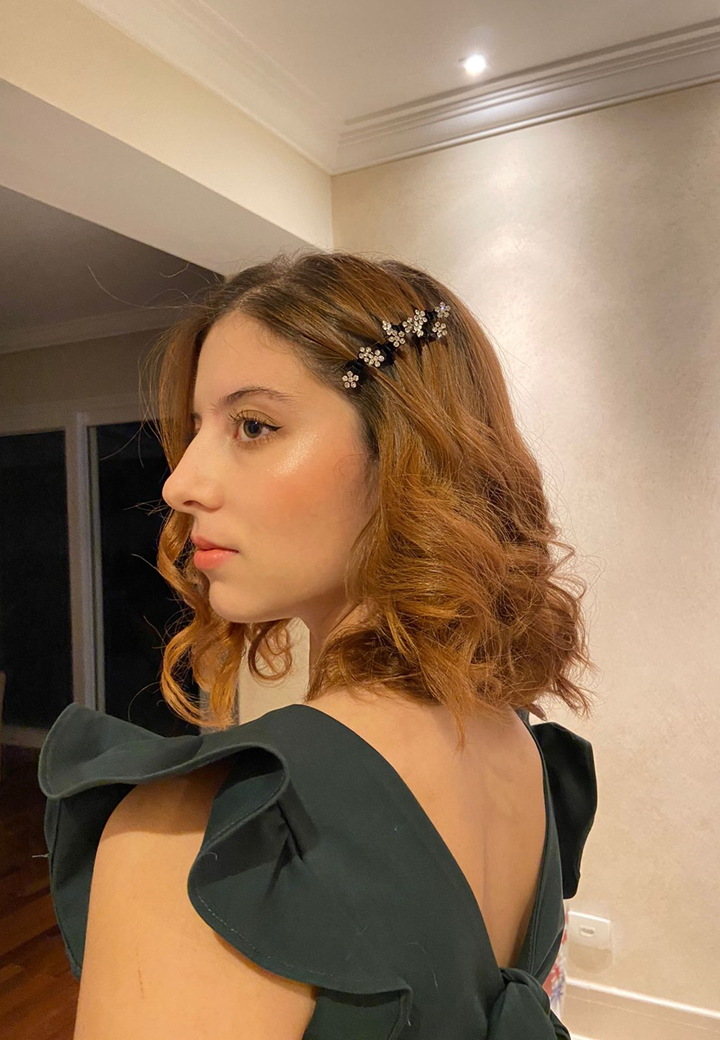
#> input picture Figuras/Do.png, 720 x 1040 px, found by its file name
$ python -i TesteContoursCP3.py   (imports and definitions only)
#> lines starting #> are read from the running program, lines starting #| are printed output that depends on the picture; after the words box and inside, x2 and y2 are one past the last pixel; in counts of white or black regions, pixels touching at a corner belong together
### Testes/MargemCP2.py
import cv2
import numpy as np
import matplotlib.pyplot as plt
import CalculaTamanhoImpressao as tam

def Bordas(arquivo, folha, orientacao, margem):
    # arquivo = "imagem.png"
#> called with arquivo = 'VanBot/Do.png', folha = 'A4', orientacao = 'Retrato', margem = 50
    print('Folha:',folha)
    print('Orientacao:',orientacao)
    print('')

    fig = cv2.imread(arquivo, cv2.IMREAD_COLOR)
#> fig is the input picture: shape (1040, 720, 3); mean B, G, R 93.6, 119.6, 147.4
    figRGB = cv2.cvtColor(fig, cv2.COLOR_BGR2RGB)
    sheet = tam.tamanhoImpressaoPX(folha, orientacao)

    Borda = cv2.copyMakeBorder(figRGB, margem, margem, margem, margem, cv2.BORDER_CONSTANT, None, value = (255,255,255))

    PropPapel = sheet[1]/sheet[0]
    PropFig = Borda.shape[1]/Borda.shape[0]

    if PropPapel <= PropFig:
        height = int((Borda.shape[0]/Borda.shape[1]) * sheet[1])
        width = int(sheet[1])
    else:
        height = int(sheet[0])
        width = int((Borda.shape[1]/Borda.shape[0]) * sheet[0])

    print('Dimensoes da imagem [px]')
    print('H:', height)
    print('W:', width)

    resized = cv2.resize(Borda, (width, height), interpolation= cv2.INTER_LINEAR)

    # cut = figure[y:y+h, x:x+h]
    # to fit the picture in the middle:
    mediaX = int(sheet[1]-resized.shape[1])/2
    mediaY = int(sheet[0]-resized.shape[0])/2

    if PropPapel <= PropFig:
        padding = cv2.copyMakeBorder(resized, int(mediaY), int(mediaY), 0, 0, cv2.BORDER_CONSTANT, None, value = (255,255,255))
    else:
        padding = cv2.copyMakeBorder(resized, 0, 0, int(mediaX), int(mediaX), cv2.BORDER_CONSTANT, None, value = (255,255,255))

    return resized

# [8 lines of commented-out code are left out]

### Old Files/TesteContoursCP3.py
import cv2
import matplotlib.pyplot as plt
import numpy as np
import MargemCP2 as mg

def MandaPontos(arquivo):
#> called with arquivo = '../Figuras/Do.png'
    font = cv2.FONT_HERSHEY_COMPLEX
    img0 = cv2.imread(arquivo, cv2.IMREAD_COLOR)
    img = cv2.cvtColor(img0,cv2.COLOR_BGR2GRAY)
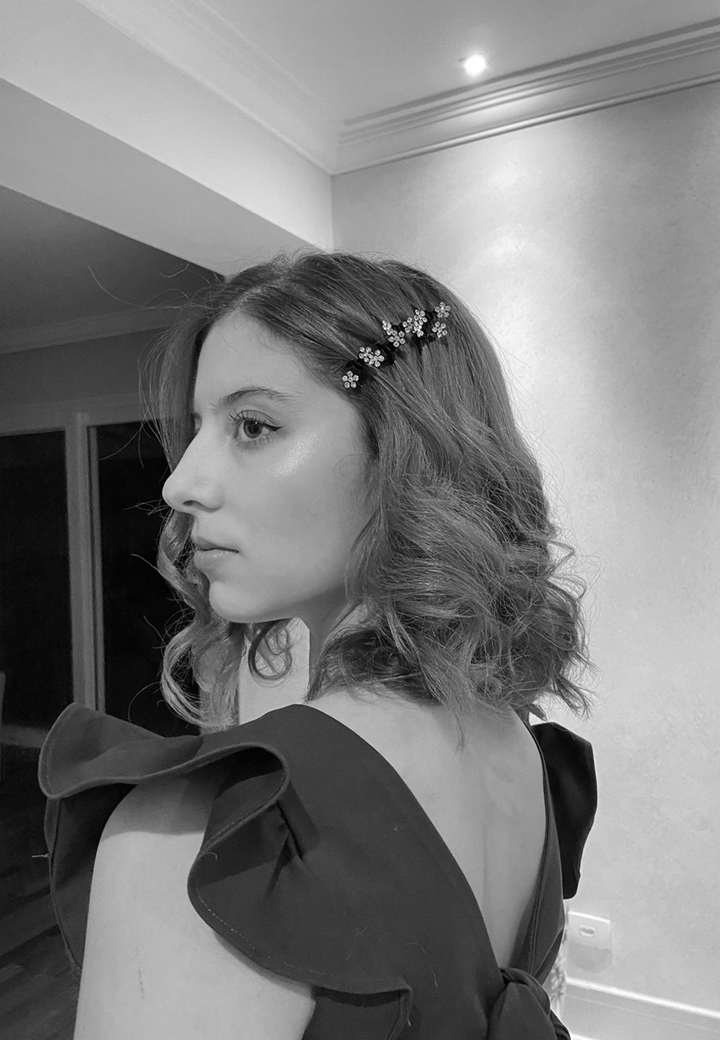
#> img: shape (1040, 720); min 0, max 255, mean 125

    #Size of the sheet in mm
    SizeXmm = 210
    SizeYmm = 297

    #Size of the picture in pixels
    (SizeXpx, SizeYpx) = img.shape
#> SizeXpx = 1040; SizeYpx = 720

    _, threshold = cv2.threshold(img, 110, 255, cv2.THRESH_BINARY)
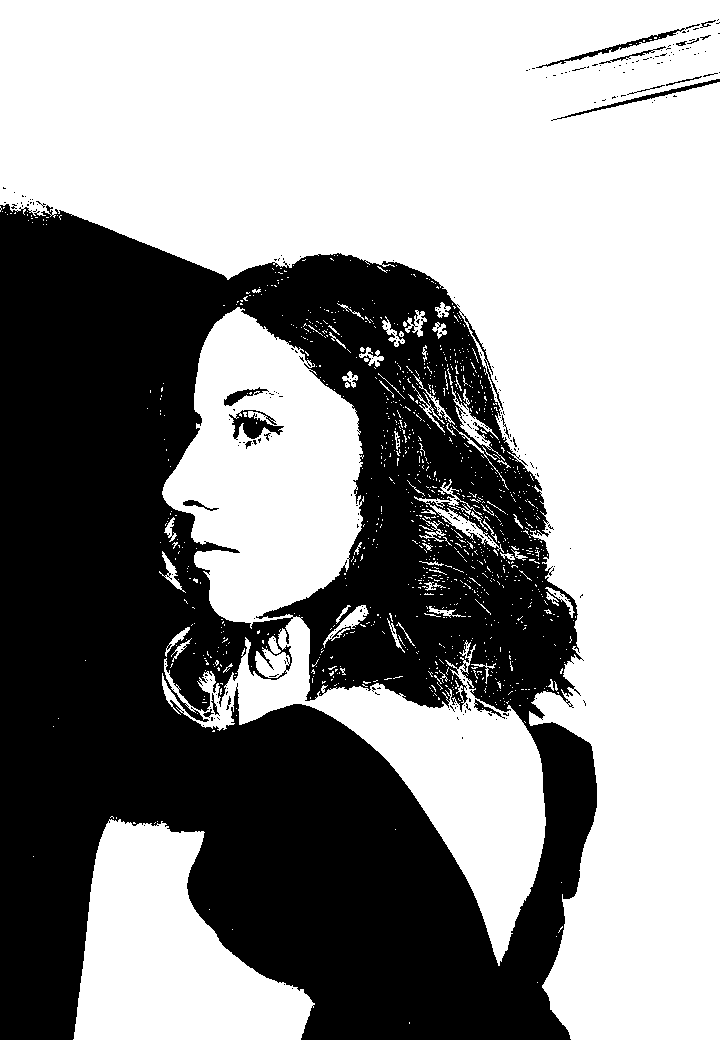
#> threshold: shape (1040, 720); 58.1% white; 277 black regions (259 under 20 px)

    contours, _= cv2.findContours(threshold, cv2.RETR_TREE, cv2.CHAIN_APPROX_SIMPLE)
#> contours = 1658 contours, 1592 with area under 20; largest, box (x1, y1, x2, y2) and area: (0, 0, 720, 1040) 318390, (162, 307, 546, 966) 74944, (73, 819, 315, 1040) 31536, (228, 409, 285, 440) 900, (414, 479, 504, 553) 772

    Coordenadas = []
    X = []
    Y = []

    for cnt in contours :

        approx = cv2.approxPolyDP(cnt, 0.03* cv2.arcLength(cnt, True), True)

        cv2.drawContours(img0, [approx], 0, (0, 0, 255), 2)

        n = approx.ravel()
        i = 0

        for j in n :
            if(i % 2 == 0):
                x = n[i]
                y = n[i + 1]

                #Pixels to meter
                calcX = ((SizeXmm * x)/(SizeXpx))/1000
                calcY = ((SizeYmm * y)/(SizeYpx))/1000

                Coordenadas.append([calcX, calcY, 0, 180, 0, 0])

                X.append(calcX)
                Y.append(calcY)

                string = str(x) + " " + str(y)
                cv2.putText(img0, string, (x, y), font, 0.5, (0, 255, 0))

            i = i + 1
#> this loop made 1658 passes
#> n on passes 1 to 3: [409, 1022, 409, 1023], [537, 982], [556, 936]
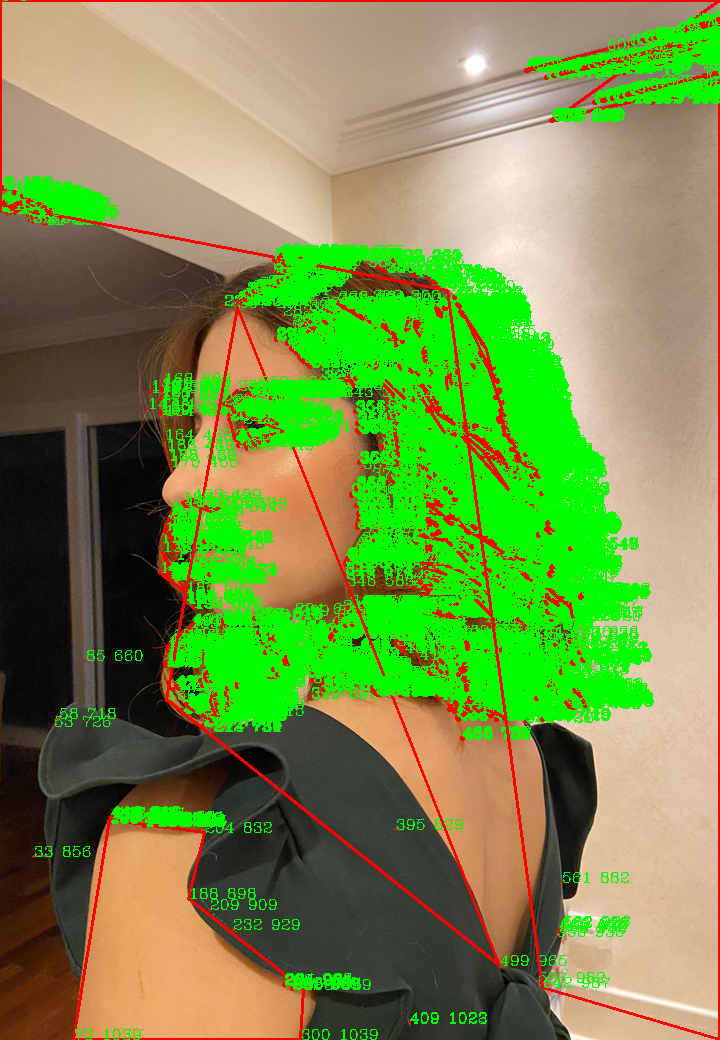
#> img0: shape (1040, 720, 3); mean B, G, R 74.9, 143.7, 121
#> after the loop, Coordenadas = 5633 items, first 6: [0.0826, 0.422, 0, 180, 0, 0], [0.0826, 0.422, 0, 180, 0, 0], [0.108, 0.405, 0, 180, 0, 0], [0.112, 0.386, 0, 180, 0, 0], [0.0468, 0.383, 0, 180, 0, 0], [0.113, 0.382, 0, 180, 0, 0]; X = 5633 values, max 0.145 at index 4470, min 0 at index 4460, mean 0.0837; Y = 5633 values, max 0.429 at index 22, min 0 at index 4466, mean 0.192

    # print('Quantidade de pontos: ',len(Coordenadas))

    return img0, X, Y


# print(str(tuple(X)).encode())
# print(str(tuple(Y)).encode())

arquivo = 'VanBot/Do.png'
folha = 'A4'
orientacao = 'Retrato'
margem = 50

# [1 line that did not run here, left out]

# [8 lines not run here, left out]

# print(str(tuple(MandaPontos('FigurasGeometricas/Slide11.png')[1])))
# print(str(tuple(MandaPontos('FigurasGeometricas/Slide11.png')[2])))

>>> result = MandaPontos('../Figuras/Do.png')
